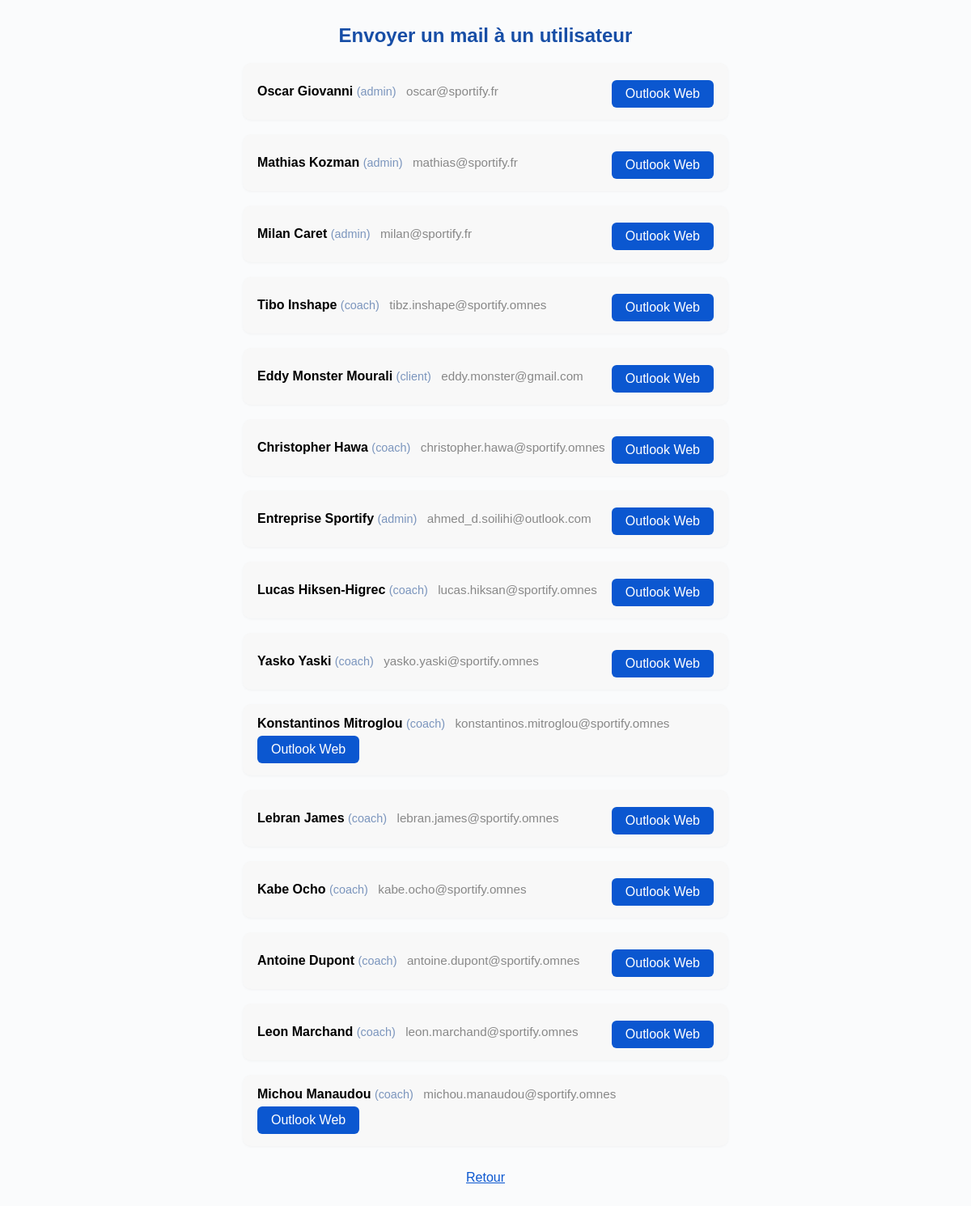
The app's page /php/Chat/mail.php (signed in) with its own data.
### tables this page shows
CREATE TABLE IF NOT EXISTS `users` (
  `id` int NOT NULL AUTO_INCREMENT,
  `nom` varchar(100) NOT NULL,
  `prenom` varchar(100) NOT NULL,
  `email` varchar(150) NOT NULL,
  `mot_de_passe` varchar(255) NOT NULL,
  `role` enum('admin','coach','client') NOT NULL,
  `adresse` text,
  `telephone` varchar(20) DEFAULT NULL,
  `carte_etudiant` varchar(30) DEFAULT NULL,
  PRIMARY KEY (`id`),
  UNIQUE KEY `email` (`email`)
);

### php/Chat/mail.php (the view, shortened to what this page needs)
<?php
require_once __DIR__ . '/../connexion.php';
$current_user_id = $_SESSION['user_id'];
$stmt = $pdo->prepare("SELECT role FROM users WHERE id = ?");
$stmt->execute([$current_user_id]);
$current_user = $stmt->fetch();
$current_role = $current_user ? $current_user['role'] : '';
if ($current_role === 'client') {
    $stmt = $pdo->prepare("SELECT id, nom, prenom, email, role FROM users WHERE id != ? AND role != 'client'");
    $stmt->execute([$current_user_id]);
} else {
    $stmt = $pdo->prepare("SELECT id, nom, prenom, email, role FROM users WHERE id != ?");
    $stmt->execute([$current_user_id]);
}
$users = $stmt->fetchAll();
$body = "Bonjour,\n\n";
?>
<!DOCTYPE html>
<html lang="fr">
<head>
</head>
<body>
<h2 style="text-align: center; color: #174ea6;">Envoyer un mail à un utilisateur</h2>
<div class="users-list">
    <?php foreach ($users as $user):
        $outlook_url = "https://outlook.live.com/mail/0/deeplink/compose?to=" . urlencode($user['email']) .
            "&body=" . urlencode($body);
        ?>
        <div class="user-block">
            <span>
                <span class="user-info"><?= htmlspecialchars($user['prenom'] . " " . $user['nom']) ?>
                    <span class="role">(<?= $user['role'] ?>)</span>
                </span>
                <span class="user-email"><?= htmlspecialchars($user['email']) ?></span>
            </span>
            <span class="buttons">
                <a class="button" href="<?= $outlook_url ?>" target="_blank">Outlook Web</a>
            </span>
        </div>
    <?php endforeach; ?>
</div>
<div style="text-align:center; margin-top:30px;">
    <a href="javascript:history.back()" style="color:#0b57d0;text-decoration:underline;">Retour</a>
</div>
</body>
</html>

### php/Chat/mail.php (style rules this page uses)
body { font-family: Arial, sans-serif; margin: 30px; background: #fafbfc; }
.users-list { max-width: 600px; margin: auto; }
.user-block { display: flex; flex-wrap: wrap; align-items: center; justify-content: space-between; background: #f8f8f8; margin-bottom: 18px; padding: 15px 18px; border-radius: 10px; box-shadow: 0 1px 3px rgba(0,0,0,0.04); }
.user-info { font-weight: bold; margin-bottom: 6px; min-width: 220px; word-break: break-all; }
.user-email { color: #888; font-size: 0.95em; font-weight: normal; margin-left: 8px; }
.role { color: #7b95bd; font-size: 0.9em; font-weight: normal; }
.buttons { display: flex; gap: 8px; margin-top: 6px; }
a.button { background: #0b57d0; color: #fff; text-decoration: none; padding: 8px 17px; border-radius: 6px; font-weight: 500; transition: background 0.2s; border: none; display: inline-block; white-space: nowrap; }

### records on screen
users: prenom+nom "Oscar Giovanni", role "admin", email "oscar@sportify.fr"
users: prenom+nom "Mathias Kozman", role "admin", email "mathias@sportify.fr"
users: prenom+nom "Milan Caret", role "admin", email "milan@sportify.fr"
users: prenom+nom "Tibo Inshape", role "coach", email "tibz.inshape@sportify.omnes"
users: prenom+nom "Eddy Monster Mourali", role "client", email "eddy.monster@gmail.com"
users: prenom+nom "Christopher Hawa", role "coach", email "christopher.hawa@sportify.omnes"
users: prenom+nom "Entreprise Sportify", role "admin", email "ahmed_d.soilihi@outlook.com"
users: prenom+nom "Lucas Hiksen-Higrec", role "coach", email "lucas.hiksan@sportify.omnes"
users: prenom+nom "Yasko Yaski", role "coach", email "yasko.yaski@sportify.omnes"
users: prenom+nom "Konstantinos Mitroglou", role "coach", email "konstantinos.mitroglou@sportify.omnes"
users: prenom+nom "Lebran James", role "coach", email "lebran.james@sportify.omnes"
users: prenom+nom "Kabe Ocho", role "coach", email "kabe.ocho@sportify.omnes"
users: prenom+nom "Antoine Dupont", role "coach", email "antoine.dupont@sportify.omnes"
users: prenom+nom "Leon Marchand", role "coach", email "leon.marchand@sportify.omnes"
users: prenom+nom "Michou Manaudou", role "coach", email "michou.manaudou@sportify.omnes"
